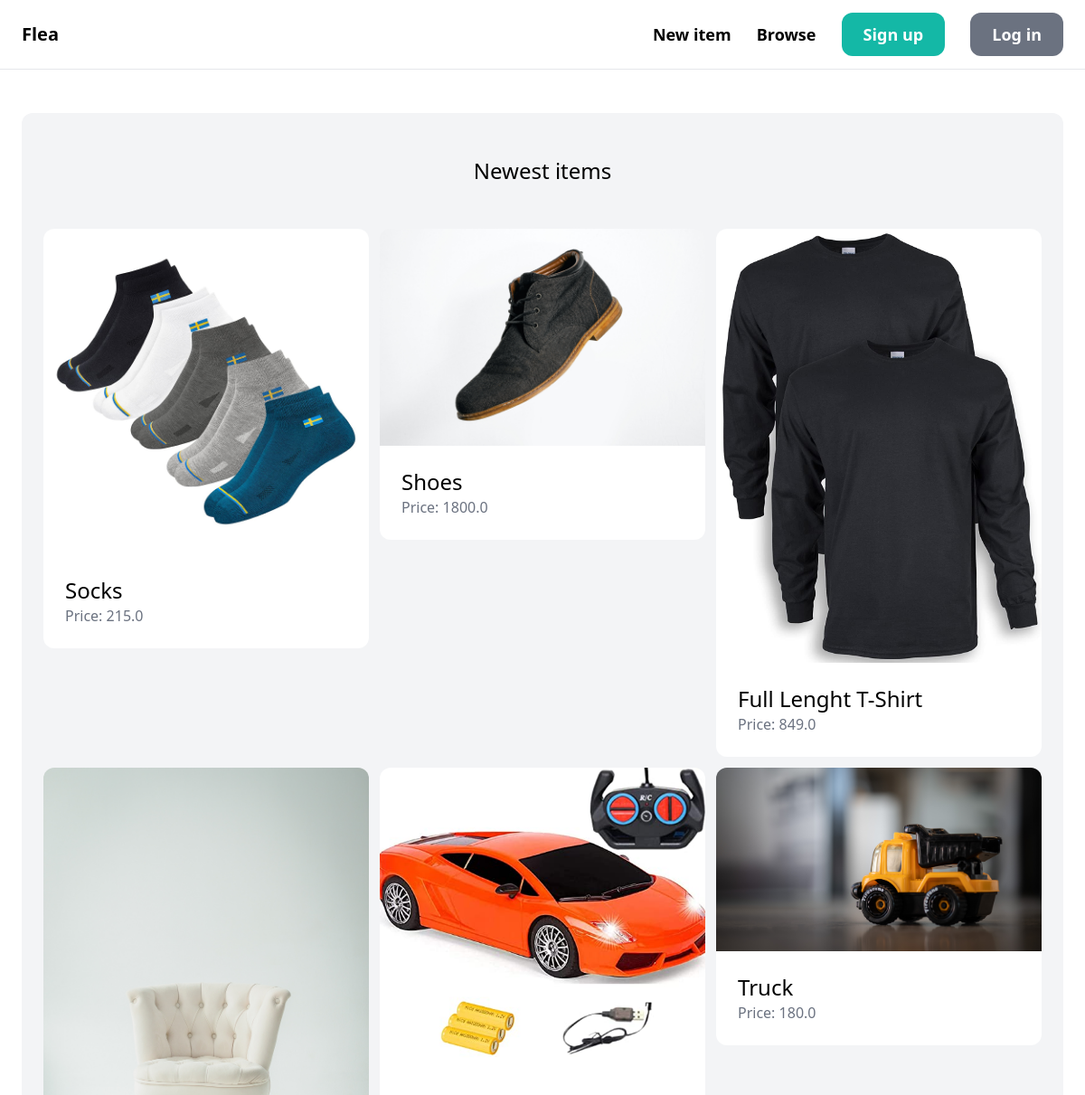
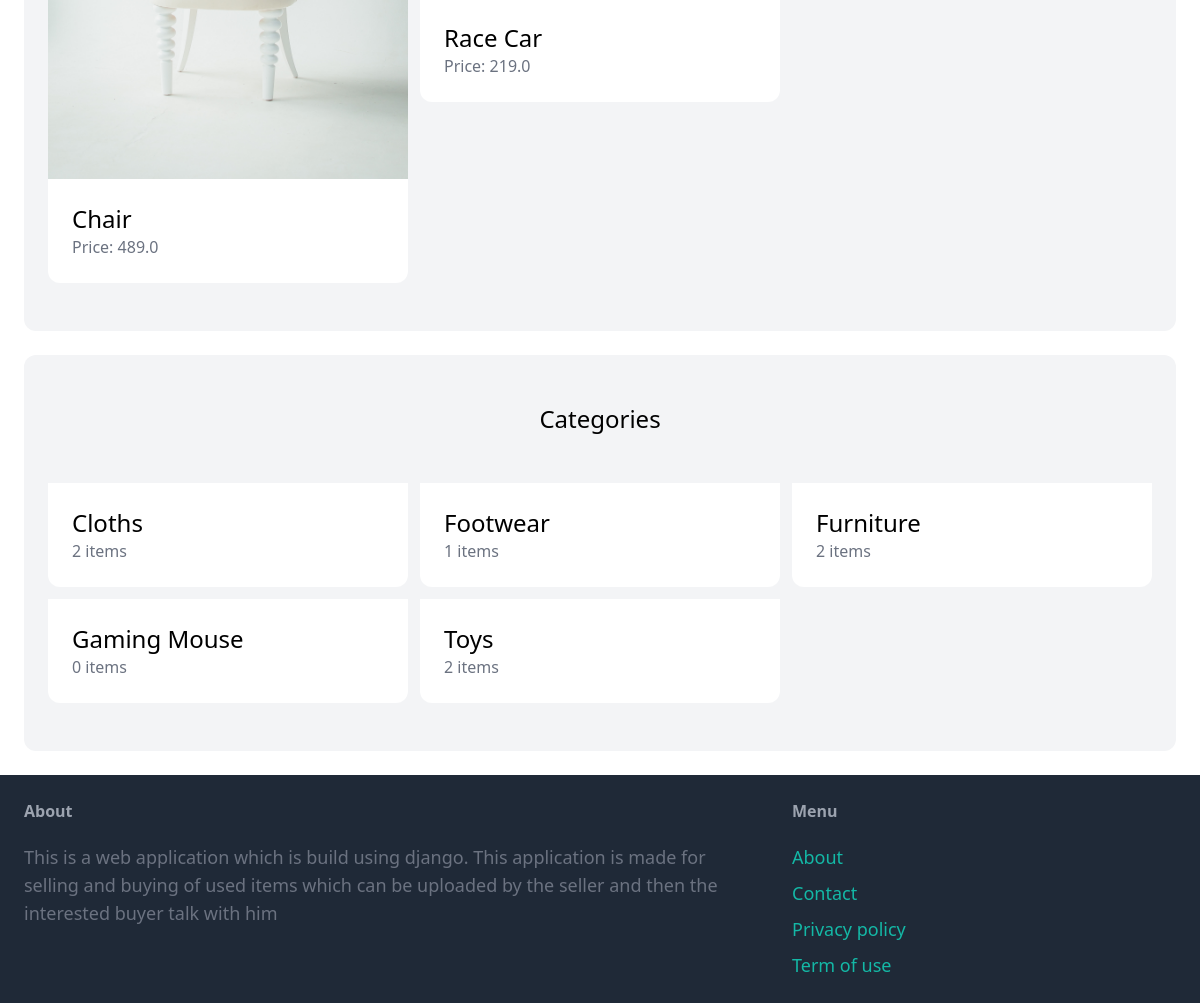
The page / on the database its author committed (2 pictures, top to bottom).
### item/models.py (models this page shows, shortened)
class Item(models.Model):
    category = models.ForeignKey(Category, related_name='items', on_delete=models.CASCADE)
    name = models.CharField(max_length=255)
    description = models.TextField(blank=True, null=True)
    price = models.FloatField()
    image = models.ImageField(upload_to='item_images', blank=True, null=True)
    is_sold = models.BooleanField(default=False)
    created_by = models.ForeignKey(User, related_name='items', on_delete=models.CASCADE)
    created_at = models.DateTimeField(auto_now_add=True)

class Category(models.Model):
    name = models.CharField(max_length=255)
    class Meta:
        ordering = ('name',)
        verbose_name_plural = 'Categories'

### core/views.py (the view)
# urls.py: path('', views.index, name='index'),
def index(request):
    items = Item.objects.filter(is_sold=False)[0:6]
    categories = Category.objects.all()
    return render(request, 'core/index.html', {
        'categories': categories,
        'items': items,
    })

### core/templates/core/index.html (shortened to what this page needs)
{% extends 'core/base.html' %}
{% block content %}
    <div class="mt-6 px-6 py-12 bg-gray-100 rounded-xl">
        <h2 class="mb-12 text-2xl text-center">Newest items</h2>
        <div class="grid grid-cols-3 gap-3">
            {% for item in items %}
                <div>
                    <a href="{% url 'item:detail' item.id %}">
                        <div>
                            <img src="{{ item.image.url }}" class="rounded-t-xl">
                        </div>
                        <div class="p-6 bg-white rounded-b-xl">
                            <h2 class="text-2xl">{{ item.name }}</h2>
                            <p class="text-gray-500">Price: {{ item.price }}</p>
                        </div>
                    </a>
                </div>
            {% endfor %}
        </div>
    </div>
    <div class="mt-6 px-6 py-12 bg-gray-100 rounded-xl">
        <h2 class="mb-12 text-2xl text-center">Categories</h2>
        <div class="grid grid-cols-3 gap-3">
            {% for category in categories %}
                <div>
                    <a href="#">
                        <div class="p-6 bg-white rounded-b-xl">
                            <h2 class="text-2xl">{{ category.name }}</h2>
                            <p class="text-gray-500">{{ category.items.count }} items</p>
                        </div>
                    </a>
                </div>
            {% endfor %}
        </div>
    </div>
{% endblock %}

### rows shown on the page
Item: image (picture), name "Socks", price "215.0"
Item: image (picture), name "Shoes", price "1800.0"
Item: image (picture), name "Full Lenght T-Shirt", price "849.0"
Item: image (picture), name "Chair", price "489.0"
Item: image (picture), name "Race Car", price "219.0"
Item: image (picture), name "Truck", price "180.0"
Category: name "Cloths", items.count "2"
Category: name "Footwear", items.count "1"
Category: name "Furniture", items.count "2"
Category: name "Gaming Mouse", items.count "0"
Category: name "Toys", items.count "2"
